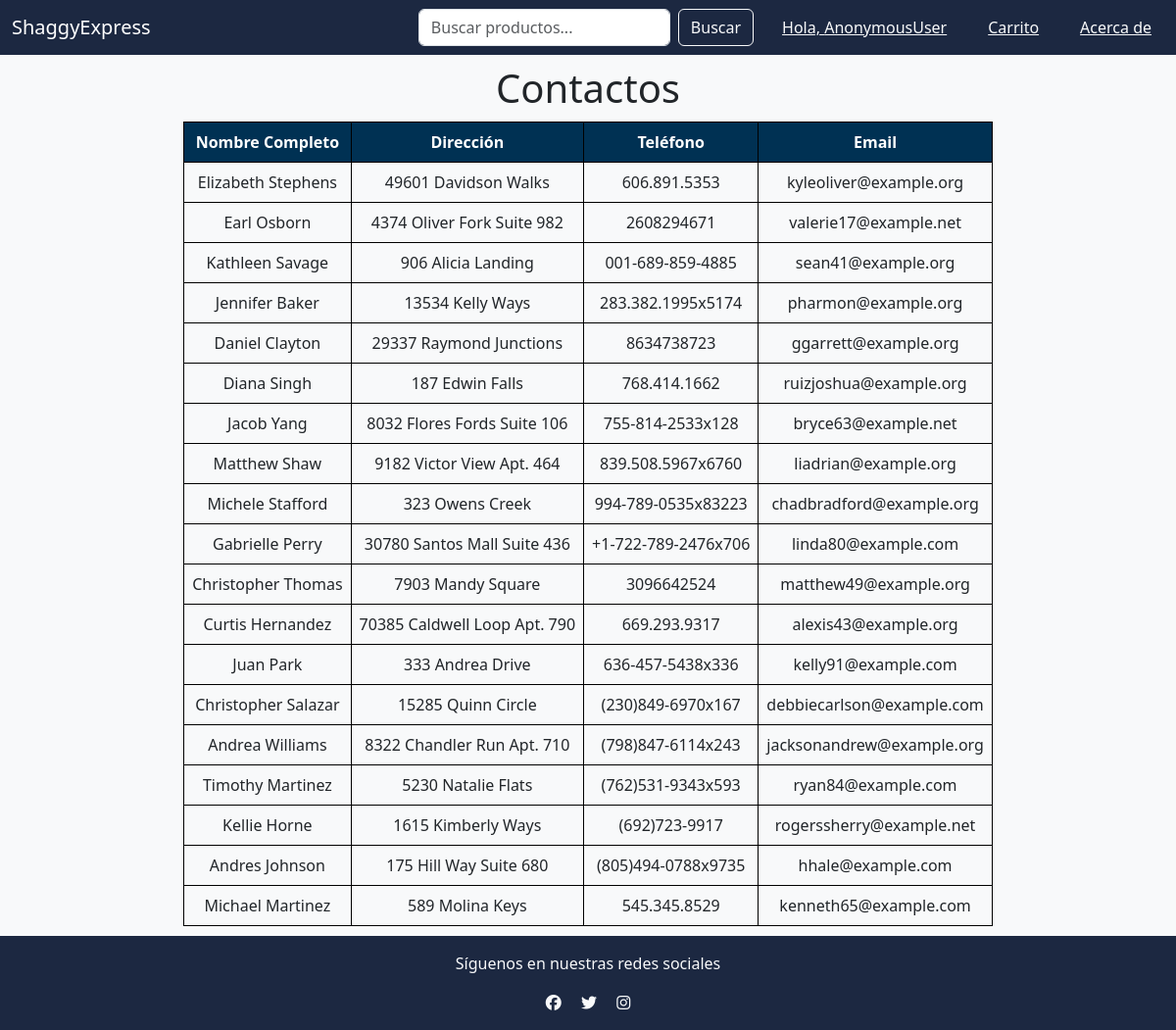
Page /shopapp/about/ on the committed database.
### shopApp/models.py (models this page shows, shortened)
class Contacts(models.Model):
    contact_full_name = models.CharField(max_length=100, unique=True)
    contact_address = models.CharField(max_length=250)
    contact_phone = models.CharField(max_length=30)
    contact_email = models.CharField(max_length=50)
    contact_active = models.BooleanField()

### shopApp/views.py (the view)
# urls.py: path('about/', about, name='about'),
def about(request):
    active_contacts = Contacts.objects.filter(contact_active=True)  #Filtra los contactos activos
    context = {
        'active_contacts': active_contacts  #Pasa los contactos activos al contexto
    }
    return render(request, 'shopApp/about.html', context=context)

### templates/shopApp/about.html (shortened to what this page needs)
{% extends 'shopApp/base.html' %}
{% block content %}
<h1>Contactos</h1>
<table border="1">
    <thead>
        <tr>
            <th>Nombre Completo</th>
            <th>Dirección</th>
            <th>Teléfono</th>
            <th>Email</th>
        </tr>
    </thead>
    <tbody>
        {% for contact in active_contacts %}
        <tr>
            <td>{{ contact.contact_full_name }}</td>
            <td>{{ contact.contact_address }}</td>
            <td>{{ contact.contact_phone }}</td>
            <td>{{ contact.contact_email }}</td>
        </tr>
        {% endfor %}
    </tbody>
</table>
{% endblock %}

### static/shopApp/css/styles.css (style rules this page uses)
thead th { background-color: rgb(0,49,83); }

### templates/shopApp/about.html (style rules this page uses)
table { border-collapse: collapse; margin: 10px auto; }
th, td { border: 1px solid black; padding: 8px; text-align: center; }
th { color: white; }
h1 { text-align: center; margin-top: 10px; }

### rows in the picture
Contacts: contact_full_name "Elizabeth Stephens", contact_address "49601 Davidson Walks", contact_phone "606.891.5353", contact_email "kyleoliver@example.org"
Contacts: contact_full_name "Earl Osborn", contact_address "4374 Oliver Fork Suite 982", contact_phone "2608294671", contact_email "valerie17@example.net"
Contacts: contact_full_name "Kathleen Savage", contact_address "906 Alicia Landing", contact_phone "001-689-859-4885", contact_email "sean41@example.org"
Contacts: contact_full_name "Jennifer Baker", contact_address "13534 Kelly Ways", contact_phone "283.382.1995x5174", contact_email "pharmon@example.org"
Contacts: contact_full_name "Daniel Clayton", contact_address "29337 Raymond Junctions", contact_phone "8634738723", contact_email "ggarrett@example.org"
Contacts: contact_full_name "Diana Singh", contact_address "187 Edwin Falls", contact_phone "768.414.1662", contact_email "ruizjoshua@example.org"
Contacts: contact_full_name "Jacob Yang", contact_address "8032 Flores Fords Suite 106", contact_phone "755-814-2533x128", contact_email "bryce63@example.net"
Contacts: contact_full_name "Matthew Shaw", contact_address "9182 Victor View Apt. 464", contact_phone "839.508.5967x6760", contact_email "liadrian@example.org"
Contacts: contact_full_name "Michele Stafford", contact_address "323 Owens Creek", contact_phone "994-789-0535x83223", contact_email "chadbradford@example.org"
Contacts: contact_full_name "Gabrielle Perry", contact_address "30780 Santos Mall Suite 436", contact_phone "+1-722-789-2476x706", contact_email "linda80@example.com"
Contacts: contact_full_name "Christopher Thomas", contact_address "7903 Mandy Square", contact_phone "3096642524", contact_email "matthew49@example.org"
Contacts: contact_full_name "Curtis Hernandez", contact_address "70385 Caldwell Loop Apt. 790", contact_phone "669.293.9317", contact_email "alexis43@example.org"
Contacts: contact_full_name "Juan Park", contact_address "333 Andrea Drive", contact_phone "636-457-5438x336", contact_email "kelly91@example.com"
Contacts: contact_full_name "Christopher Salazar", contact_address "15285 Quinn Circle", contact_phone "(230)849-6970x167", contact_email "debbiecarlson@example.com"
Contacts: contact_full_name "Andrea Williams", contact_address "8322 Chandler Run Apt. 710", contact_phone "(798)847-6114x243", contact_email "jacksonandrew@example.org"
Contacts: contact_full_name "Timothy Martinez", contact_address "5230 Natalie Flats", contact_phone "(762)531-9343x593", contact_email "ryan84@example.com"
Contacts: contact_full_name "Kellie Horne", contact_address "1615 Kimberly Ways", contact_phone "(692)723-9917", contact_email "rogerssherry@example.net"
Contacts: contact_full_name "Andres Johnson", contact_address "175 Hill Way Suite 680", contact_phone "(805)494-0788x9735", contact_email "hhale@example.com"
Contacts: contact_full_name "Michael Martinez", contact_address "589 Molina Keys", contact_phone "545.345.8529", contact_email "kenneth65@example.com"

### other values in the picture
{{ user }} "AnonymousUser"
